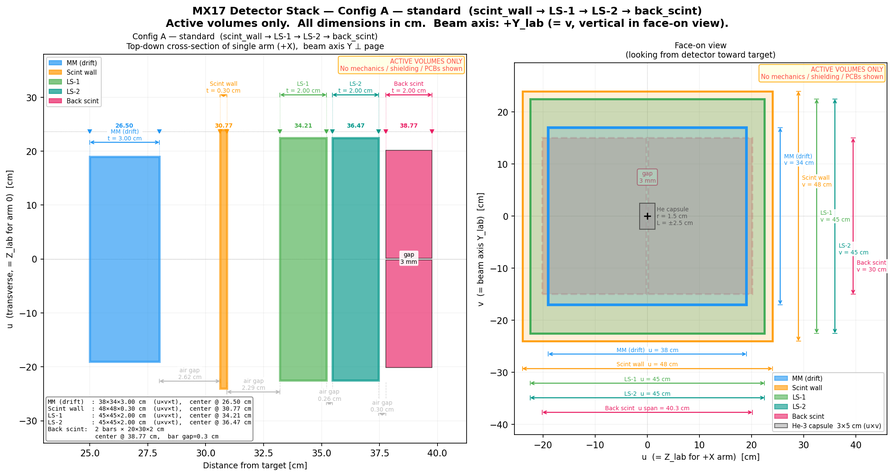
#> input picture MX17_Simulation/results/geometry/geometry_detail_A.png, 893 x 476 px, shrunk from 2090 x 1115 before the run
$ python make_config_report.py
#> lines starting #> are read from the running program, lines starting #| are printed output that depends on the picture
"""
Build the shareable Config A vs B significance report PDF.

Combines the geometry top-down plots, the significance study figure and the
enhancement scan into results/significance/Config_A_vs_B_report.pdf with an
executive summary and caveats.

The numbers in the summary table are transcribed from the
run_significance_study.py output of 2026-06-10 (200k MC windows per
config/source, Geant4 response from the OLD-geometry dataset).  Re-run that
script and update _RESULTS below if inputs change.

Run:  venv/bin/python make_config_report.py
"""

import os

import matplotlib
matplotlib.use("Agg")
import matplotlib.pyplot as plt
import matplotlib.image as mpimg
from matplotlib.backends.backend_pdf import PdfPages

HERE    = os.path.dirname(os.path.abspath(__file__))
RESULTS = os.path.join(HERE, "results")
OUT_PDF = os.path.join(RESULTS, "significance", "Config_A_vs_B_report.pdf")

# run_significance_study.py output, 2026-06-10  (30 days, 578,700 pulses,
# 540 X17 / 21,605 IPC pairs produced; 30 ns time resolution with 200 ns
# coincidence window)
_RESULTS = [
    # label                                          A          B
    ("X17 pairs, angle channel (double trigger)",   "67",      "40"),
    ("IPC pairs, angle channel",                    "2110",    "1381"),
    ("X17 pairs, mass channel (both back-scint)",   "18",      "29"),
    ("IPC pairs, mass channel",                     "1388",    "2022"),
    ("Both-MM pair efficiency",                     "13.0%",   "13.1%"),
    ("Trigger efficiency (of both-MM)",             "94.5%",   "57.6%"),
    ("Full calorimetry (of both-MM)",               "26.5%",   "42.2%"),
    ("Z — angle, IPC shape fixed (stat only)",      "3.02 σ",  "2.27 σ"),
    ("Z — angle, IPC normalisation fit from data",  "2.87 σ",  "2.17 σ"),
    ("Z — angle, IPC norm+tilt+curvature fit",      "2.30 σ",  "1.74 σ"),
    ("Z — mass, IPC shape fixed (stat only)",       "1.29 σ",  "1.57 σ"),
    ("Z — mass, IPC norm+tilt+curvature fit",       "1.00 σ",  "1.18 σ"),
]

PAGE = (11.69, 8.27)   # A4 landscape


def _text_page(pdf):
    fig = plt.figure(figsize=PAGE)
    fig.text(0.5, 0.95, "MX17: Configuration A vs B — X17 Discovery Significance",
             ha="center", fontsize=18, fontweight="bold")
    fig.text(0.5, 0.905,
             "Fast-MC study with Geant4-derived detector response  ·  "
             "30-day exposure (578,700 pulses)  ·  2026-06-10",
             ha="center", fontsize=10, color="0.35")

    # ── Executive summary ────────────────────────────────────────────────
    summary = (
        "Config A (standard stack: MM → trigger scint → LS1 → LS2 → back-scint) "
        "reaches Z = 3.0σ if the IPC spectrum shape\n"
        "is taken as perfectly known, and Z = 2.3σ when the IPC normalisation and "
        "shape (tilt + curvature) are instead fit\n"
        "from the data itself.  Config B (back-scint before the LS layers, used as "
        "trigger) reaches 2.3σ / 1.7σ on the same ladder.\n\n"
        "B's better calorimetric coverage (42% vs 26% full calorimetry) raises its "
        "mass-channel significance by only +0.3σ,\n"
        "while its trigger loss (58% vs 94% of both-MM pairs) costs −0.7σ in the "
        "angle channel.  With the realistic angular\n"
        "resolution (σ68 ≈ 14°, dominated by multiple scattering in the He-3 target "
        "walls) and mass resolution (σ ≈ 8 MeV),\n"
        "the invariant mass adds almost no discrimination beyond the opening angle "
        "it is built from — the experiment is\n"
        "effectively an angular-spectrum measurement, and Config A maximises it. "
        "The A > B ranking holds at every rung of the\n"
        "background-knowledge ladder.  The X17 excess is a broad coherent surplus "
        "over 100–170° (see stacked spectra), so the\n"
        "discovery power rests on how well the IPC tail shape can be constrained — "
        "by theory, sidebands, and control samples."
    )
    fig.text(0.06, 0.84, "Executive summary", fontsize=13, fontweight="bold")
    fig.text(0.06, 0.815, summary, fontsize=10, va="top", linespacing=1.45)

    # ── Results table ────────────────────────────────────────────────────
    fig.text(0.06, 0.555, "Results (Asimov profile-likelihood significance)",
             fontsize=13, fontweight="bold")
    tbl_ax = fig.add_axes([0.06, 0.22, 0.55, 0.32])
    tbl_ax.axis("off")
    cells  = [[lbl, a, b] for lbl, a, b in _RESULTS]
    table = tbl_ax.table(cellText=cells,
                         colLabels=["Metric", "Config A", "Config B"],
                         colWidths=[0.62, 0.19, 0.19],
                         cellLoc="left", loc="upper left")
    table.auto_set_font_size(False)
    table.set_fontsize(8.5)
    table.scale(1.0, 1.22)
    for (r, c), cell in table.get_celld().items():
        if r == 0:
            cell.set_text_props(fontweight="bold")
            cell.set_facecolor("#e8eef7")
        if c > 0:
            cell.get_text().set_ha("center")
        if r > 0 and "Z —" in cells[r - 1][0]:
            cell.set_facecolor("#fdf3e3")

    # ── Verdict box ──────────────────────────────────────────────────────
    fig.text(0.645, 0.52,
             "Verdict\n\n"
             "Config A is preferred:\n"
             "Z = 3.0σ vs 2.3σ (IPC shape\n"
             "known), 2.3σ vs 1.7σ (IPC\n"
             "shape fit from data).\n\n"
             "The trigger loss of Config B\n"
             "is not repaid by its\n"
             "calorimetry gain, at every\n"
             "level of bkg knowledge.",
             fontsize=11, va="top",
             bbox=dict(boxstyle="round,pad=0.6", fc="#e7f4e7", ec="#2ca02c", lw=1.5))

    # ── Caveats ──────────────────────────────────────────────────────────
    import textwrap
    _raw_caveats = [
        "Detector response derived from the OLD-geometry Geant4 production "
        "(22 cm arms, 300 bar He-3, 0.9 mm CFRP + 0.5 mm Al target walls, ArIso "
        "drift gas), applied to the 25 cm fast-MC layout. Regenerate the response "
        "after the new-geometry Geant4 run before quoting absolute significances.",
        "The X17 excess is broad (no visible bump): the stat-only Z assumes the "
        "IPC spectrum shape is exactly known. The 'fit from data' rows profile an "
        "exp(polynomial) background over the full range — the truth lies between, "
        "depending on theory/sideband constraints on the IPC tail.",
        "Config B's calorimeter energy response reuses the standard-stack "
        "(Config A) tables — adequate for this relative comparison only.",
        "Rates: IPC = 1.12e-2/pulse ÷ 0.3 efficiency scale (Alberto), "
        "X17/IPC = 2.5%. Z scales as √(exposure) and linearly with the X17 "
        "fraction. Timing: 30 ns resolution, 200 ns coincidence window (lossless).",
        "No cosmic/beam-related backgrounds beyond IPC.",
    ]
    caveats = "Caveats — read before quoting numbers\n" + "\n".join(
        textwrap.fill(f"•  {c}", width=150, subsequent_indent="    ")
        for c in _raw_caveats)
    fig.text(0.06, 0.175, caveats, fontsize=8, va="top", linespacing=1.45,
             bbox=dict(boxstyle="round,pad=0.5", fc="#fdeaea", ec="#d62728", lw=1.2))
    pdf.savefig(fig)
    plt.close(fig)


def _image_page(pdf, paths, titles, suptitle, note=None):
    n = len(paths)
    fig, axes = plt.subplots(n, 1, figsize=PAGE)
    if n == 1:
        axes = [axes]
    for ax, p, t in zip(axes, paths, titles):
        ax.imshow(mpimg.imread(p))
        ax.set_title(t, fontsize=11, fontweight="bold")
        ax.axis("off")
    fig.suptitle(suptitle, fontsize=14, fontweight="bold")
    if note:
        fig.text(0.5, 0.015, note, ha="center", fontsize=8.5, color="0.35")
    fig.tight_layout(rect=[0, 0.03, 1, 0.95])
    pdf.savefig(fig, dpi=200)
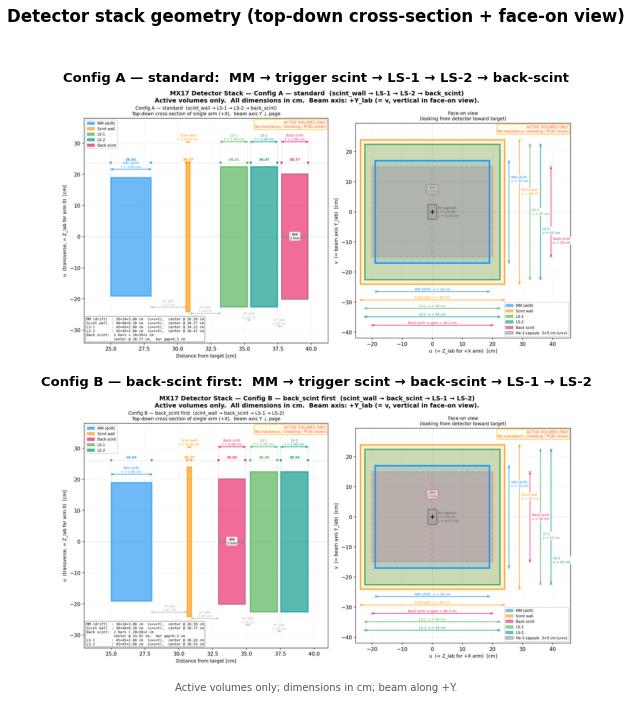
#> figure drawn by matplotlib, 2 panels
    plt.close(fig)


def main():
    geo = os.path.join(RESULTS, "geometry")
    sig = os.path.join(RESULTS, "significance")
    with PdfPages(OUT_PDF) as pdf:
        _text_page(pdf)
        _image_page(
            pdf,
            [os.path.join(geo, "geometry_detail_A.png"),
             os.path.join(geo, "geometry_detail_B.png")],
            ["Config A — standard:  MM → trigger scint → LS-1 → LS-2 → back-scint",
             "Config B — back-scint first:  MM → trigger scint → back-scint → LS-1 → LS-2"],
            "Detector stack geometry (top-down cross-section + face-on view)",
            note="Active volumes only; dimensions in cm; beam along +Y.")
        _image_page(
            pdf,
            [os.path.join(sig, "significance_study.png")],
            [""],
            "Expected spectra and significance — 30-day exposure",
            note="Top row: Config A.  Bottom row: Config B.  X17 histograms scaled "
                 "×10 for visibility (annotated). Geant4-response smearing applied "
                 "(angular σ68 ≈ 14°, mass σ ≈ 8 MeV).")
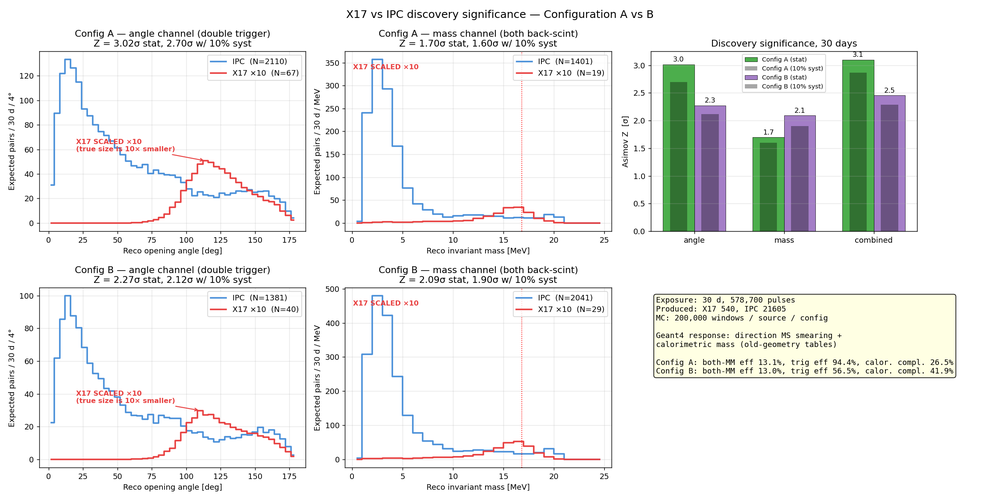
#> input picture MX17_Simulation/results/significance/significance_study.png, 1000 x 500 px, shrunk from 2340 x 1170 before the run
        _image_page(
            pdf,
            [os.path.join(sig, "significance_stacked.png")],
            [""],
            "Unscaled stacked spectra — the X17 excess as it appears in data",
            note="X17 stacked on IPC with NO scaling; error bars are the expected "
                 "±√N statistical errors. The excess is a broad coherent surplus "
                 "over ~100–170° (per-bin S/√B ≤ 1.1), not a visible bump — the "
                 "quoted Z sums this excess across bins, and therefore depends on "
                 "how well the IPC tail shape is known (see ladder in the table).")
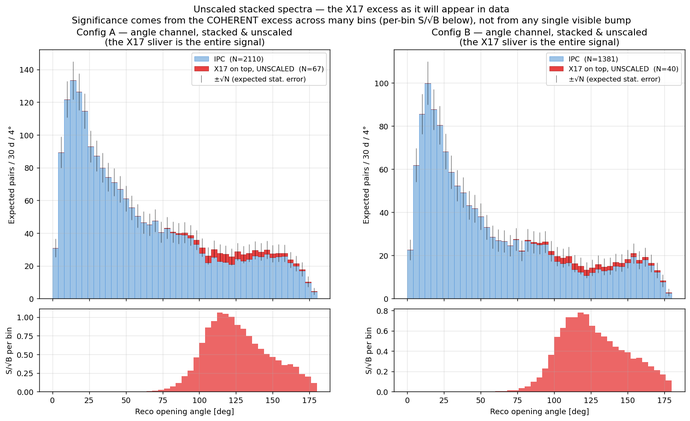
#> input picture MX17_Simulation/results/significance/significance_stacked.png, 690 x 421 px, shrunk from 1615 x 986 before the run
        _image_page(
            pdf,
            [os.path.join(sig, "enhancement_scan.png")],
            [""],
            "Enhancement scan — symmetric-energy selection (no significant gain)",
            note="A min-reconstructed-energy cut buys <10% in Z: the geometric "
                 "acceptance already removes soft asymmetric pairs. The strongest "
                 "remaining levers are target-wall material (half walls: "
                 "Z 2.9 → 3.2σ in toy) and run time (Z ∝ √days).")
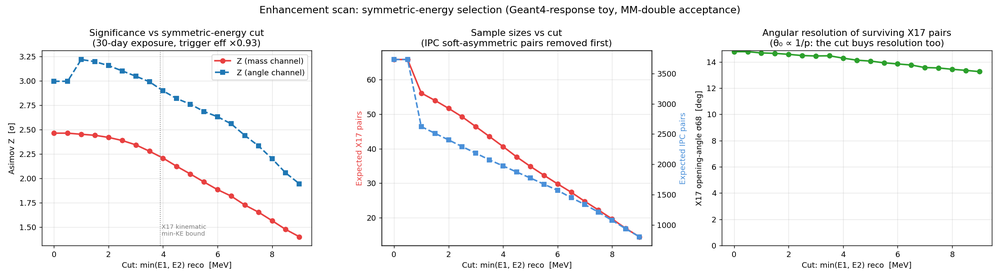
#> input picture MX17_Simulation/results/significance/enhancement_scan.png, 1000 x 278 px, shrunk from 2340 x 650 before the run
        d = pdf.infodict()
        d["Title"]   = "MX17 Config A vs B — X17 discovery significance"
        d["Author"]  = "Dylan Neff (fast-MC + Geant4 response study)"
        d["Subject"] = "Configuration decision study, old-geometry Geant4 response"
    print(f"[Output] {OUT_PDF}")


if __name__ == "__main__":
    main()
